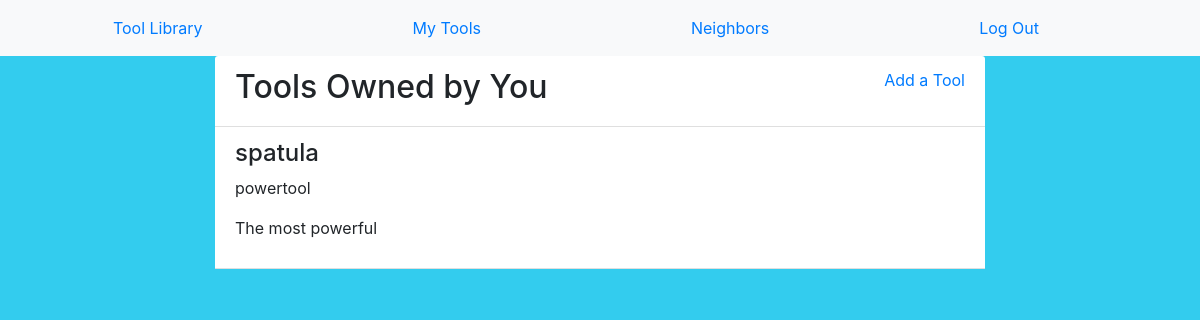
The page /mytools/2/ (signed in) on the database its author committed.
### tools/models.py (models this page shows, shortened)
class Tool(models.Model):
    powertool = 'powertool'
    lawntool = 'lawntool'
    gardentool = 'gardentool'
    other = 'other'
    available_types = [
        (powertool, 'powertool'),
        (lawntool, 'lawntool'),
        (gardentool, 'gardentool'),
        (other, 'other'),
    ]
    name = models.CharField(max_length = 255)
    type = models.TextField(max_length = 255, choices = available_types)
    description = models.TextField(max_length = 255)
    borrowed = models.BooleanField()
    owner = models.ForeignKey(User, on_delete=models.CASCADE, null=True, blank=True)
    borrowing = models.ForeignKey(User, on_delete=models.CASCADE, null=True, blank=True, related_name="temp")

### tools/views.py (the view)
# urls.py: path('mytools/<str:selection>/', views.MyToolView.as_view(), name = "mytools"),
class MyToolView(generic.ListView):
    template_name = 'tools/mytools.html'
    model = Tool
    def get_queryset(self):
        queryset = Tool.objects.all()
        username = self.request.user.id
        if username is not None:
            queryset = queryset.filter(owner = username)
        return queryset

### tools/templates/tools/mytools.html
{% extends 'tools/base.html' %}
{% block content %}
<div class="row">
  <div class="col-8 offset-2">
    <div class="card-header bg-white d-flex justify-content-between">
      <h2>Tools Owned by You</h2>
      <a href="{% url 'tools:new' %}">Add a Tool</a>
    </div>
    {% for tool in object_list %}
    <div class="card-header bg-white">
      <h4>{{ tool.name }}</h4>
      <p>{{ tool.type }}</p>
      <p>{{ tool.description }}</p>
    </div>
    {% endfor %}
  </div>
</div>
{% endblock content %}

### static/styles.css (style rules this page uses)
body { background-color: #3ce; }

### rows shown on the page
Tool: name "spatula", type "powertool", description "The most powerful"
